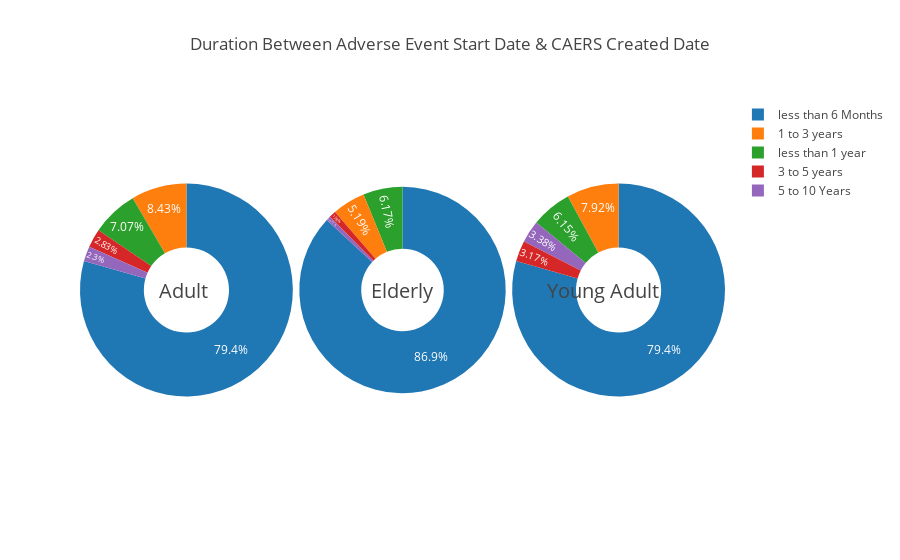
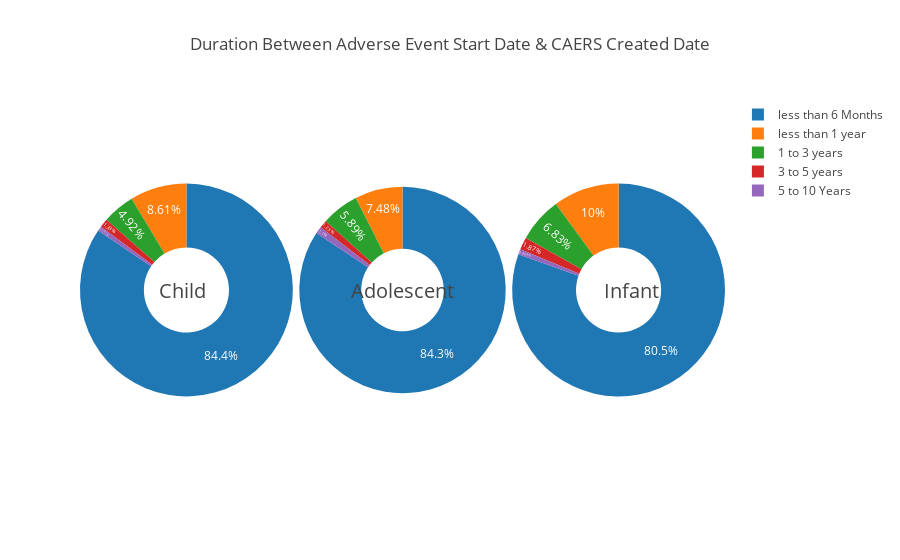
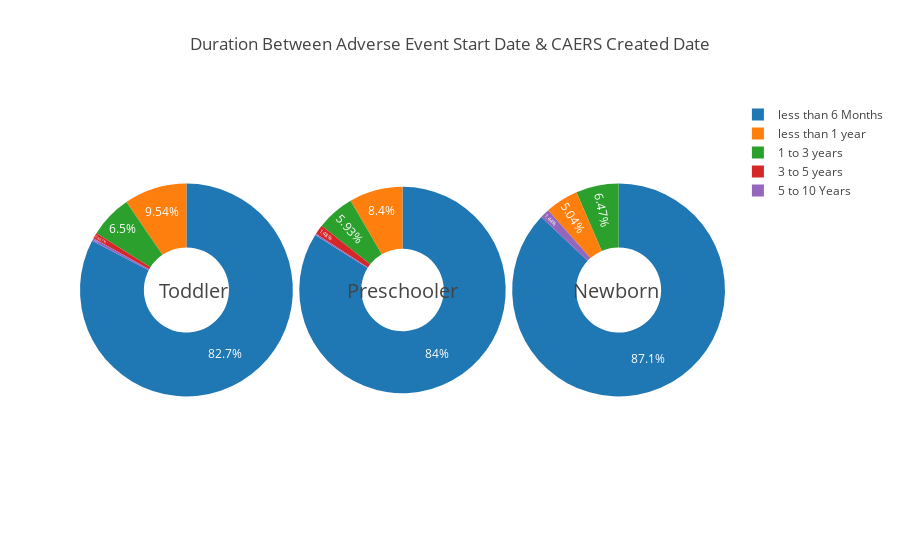

Notebook cell for these charts, in order:
### Code cell
pie_chart(age_index[0],age_index[1],age_index[2]) # Pie chart for ['Adult','Elderly','Young Adult']
pie_chart(age_index[3],age_index[4],age_index[5]) # Pie chart for ['Child','Adolescent','Infant]
pie_chart(age_index[6],age_index[7],age_index[8]) # Pie chart for [Toddler','Preschooler','Newborn']

### Figure 1 — Plotly figure (JSON) as saved in the notebook; plotly's stock layout.template omitted (floating-point values rounded to 4 significant figures)
{"data": [{"domain": {"x": [0, 0.33]}, "hole": 0.4, "hoverinfo": "label+percent+name", "labels": ["less than 6 Months", "1 to 3 years", "less than 1 year", "3 to 5 years", "5 to 10 Years"], "name": "Adult", "text": "Adult", "textfont": {"color": "white", "size": 12}, "textposition": "inside", "type": "pie", "values": [6500, 690, 579, 232, 188]}, {"domain": {"x": [0.34, 0.66]}, "hole": 0.4, "hoverinfo": "label+percent+name", "labels": ["less than 6 Months", "less than 1 year", "1 to 3 years", "3 to 5 years", "5 to 10 Years"], "name": "Elderly", "text": "Elderly", "textfont": {"color": "white", "size": 12}, "textposition": "inside", "type": "pie", "values": [3465, 246, 207, 43, 27]}, {"domain": {"x": [0.67, 1]}, "hole": 0.4, "hoverinfo": "label+percent+name", "labels": ["less than 6 Months", "1 to 3 years", "less than 1 year", "5 to 10 Years", "3 to 5 years"], "name": "Young Adult", "text": "Young Adult", "textfont": {"color": "white", "size": 12}, "textposition": "inside", "type": "pie", "values": [4463, 445, 346, 190, 178]}], "layout": {"annotations": [{"font": {"size": 20}, "showarrow": false, "text": "Adult", "x": 0.12, "y": 0.5}, {"font": {"size": 20}, "showarrow": false, "text": "Elderly", "x": 0.5, "y": 0.5}, {"font": {"size": 20}, "showarrow": false, "text": "Young Adult", "x": 0.9, "y": 0.5}], "title": "Duration Between Adverse Event Start Date & CAERS Created Date"}}

### Figure 2 — Plotly figure (JSON) as saved in the notebook; plotly's stock layout.template omitted (floating-point values rounded to 4 significant figures)
{"data": [{"domain": {"x": [0, 0.33]}, "hole": 0.4, "hoverinfo": "label+percent+name", "labels": ["less than 6 Months", "less than 1 year", "1 to 3 years", "3 to 5 years", "5 to 10 Years"], "name": "Child", "text": "Child", "textfont": {"color": "white", "size": 12}, "textposition": "inside", "type": "pie", "values": [824, 84, 48, 13, 7]}, {"domain": {"x": [0.34, 0.66]}, "hole": 0.4, "hoverinfo": "label+percent+name", "labels": ["less than 6 Months", "less than 1 year", "1 to 3 years", "3 to 5 years", "5 to 10 Years"], "name": "Adolescent", "text": "Adolescent", "textfont": {"color": "white", "size": 12}, "textposition": "inside", "type": "pie", "values": [687, 61, 48, 10, 9]}, {"domain": {"x": [0.67, 1]}, "hole": 0.4, "hoverinfo": "label+percent+name", "labels": ["less than 6 Months", "less than 1 year", "1 to 3 years", "3 to 5 years", "5 to 10 Years"], "name": "Infant", "text": "Infant", "textfont": {"color": "white", "size": 12}, "textposition": "inside", "type": "pie", "values": [601, 75, 51, 14, 6]}], "layout": {"annotations": [{"font": {"size": 20}, "showarrow": false, "text": "Child", "x": 0.12, "y": 0.5}, {"font": {"size": 20}, "showarrow": false, "text": "Adolescent", "x": 0.5, "y": 0.5}, {"font": {"size": 20}, "showarrow": false, "text": "Infant", "x": 0.9, "y": 0.5}], "title": "Duration Between Adverse Event Start Date & CAERS Created Date"}}

### Figure 3 — Plotly figure (JSON) as saved in the notebook; plotly's stock layout.template omitted (floating-point values rounded to 4 significant figures)
{"data": [{"domain": {"x": [0, 0.33]}, "hole": 0.4, "hoverinfo": "label+percent+name", "labels": ["less than 6 Months", "less than 1 year", "1 to 3 years", "3 to 5 years", "5 to 10 Years"], "name": "Toddler", "text": "Toddler", "textfont": {"color": "white", "size": 12}, "textposition": "inside", "type": "pie", "values": [572, 66, 45, 6, 3]}, {"domain": {"x": [0.34, 0.66]}, "hole": 0.4, "hoverinfo": "label+percent+name", "labels": ["less than 6 Months", "less than 1 year", "1 to 3 years", "3 to 5 years", "5 to 10 Years"], "name": "Preschooler", "text": "Preschooler", "textfont": {"color": "white", "size": 12}, "textposition": "inside", "type": "pie", "values": [340, 34, 24, 6, 1]}, {"domain": {"x": [0.67, 1]}, "hole": 0.4, "hoverinfo": "label+percent+name", "labels": ["less than 6 Months", "1 to 3 years", "less than 1 year", "5 to 10 Years"], "name": "Newborn", "text": "Newborn", "textfont": {"color": "white", "size": 12}, "textposition": "inside", "type": "pie", "values": [121, 9, 7, 2]}], "layout": {"annotations": [{"font": {"size": 20}, "showarrow": false, "text": "Toddler", "x": 0.12, "y": 0.5}, {"font": {"size": 20}, "showarrow": false, "text": "Preschooler", "x": 0.5, "y": 0.5}, {"font": {"size": 20}, "showarrow": false, "text": "Newborn", "x": 0.9, "y": 0.5}], "title": "Duration Between Adverse Event Start Date & CAERS Created Date"}}
